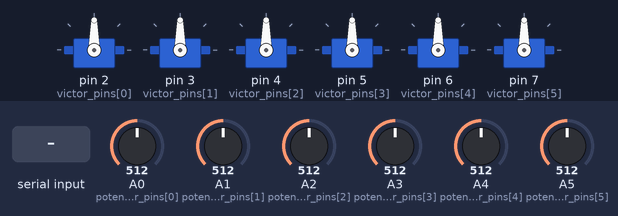
A sketch run on a simulated Arduino Uno, built with avr-gcc and run on an emulated ATmega328P. Shown: 6 × servo. The inputs (shaded band) are chosen by the test bench; at power-on: A0 (potentiometer_pins[0]) = 512, A1 (potentiometer_pins[1]) = 512, A2 (potentiometer_pins[2]) = 512, A3 (potentiometer_pins[3]) = 512, A4 (potentiometer_pins[4]) = 512, A5 (potentiometer_pins[5]) = 512. What the sketch prints to the serial monitor is not drawn.

Above: at 1.2 s.
1.3 s: "1" received over Serial
3.8 s: "2" received over Serial
6.3 s: "3" received over Serial
Timing chart, 0 to 9.3 s (numbered marks = the images above; inputs shaded):
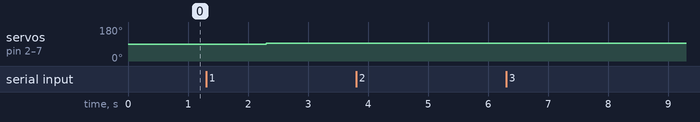

Measured:
- after the input at 1.3 s, servo on pin 2 (victor_pins[0]), servo on pin 3 (victor_pins[1]), servo on pin 4 (victor_pins[2]), servo on pin 5 (victor_pins[3]), servo on pin 6 (victor_pins[4]), servo on pin 7 (victor_pins[5]): 90° → 95° after 1.0 s
- after the input at 3.8 s, every drawn part: stays the same
- after the input at 6.3 s, every drawn part: stays the same

The sketch:

firmware.ino
```cpp
#include "communIT.h"

void setup() {
  Serial.begin(9600);
  for(int i = 0; i < SERVO_NUM; i++){
    victors[i].attach(victor_pins[i]);
  }
}

void loop() {
  // if a serial command comes in, the Command will be read an interpreted
  if(Serial.available()){
    Commands::readCommand(Serial.readString());
  }
}
```

Commands.cpp
```cpp
#include "communIT.h"

void Commands::readCommand(String command){
    char code = command.charAt(0);
    command.remove(0,1);
    String print_message;
    switch(code){
      case '1': // go to config 1
        {
          for(int i = 0; i < SERVO_NUM; i++){
            Controls::moveMotor(i, config1_positions[i]);
          }
          Serial.write('D');
        }
      case '2': // go to config 2
        {
          for(int i = 0; i < SERVO_NUM; i++){
            Controls::moveMotor(i, config2_positions[i]);
          }
          Serial.write('D');
        }
      case '3': // go to config 3
        {
          for(int i = 0; i < SERVO_NUM; i++){
            Controls::moveMotor(i, config3_positions[i]);
          }
          Serial.write('D');
        }
      case 'm': // Move a motor
        {
          int i, theta;
          int slash = command.indexOf('/');
          i = command.substring(0, slash).toFloat();
          theta = command.substring(slash+1).toFloat();
          Controls::moveMotor(i, theta);
        }
        break;
      case 'l': // Light
        print_message = "Turning on Lights";
        break;
      default:
        print_message = "Message not understood";
        break;
    };
}
```

Commands.h
```cpp
#include <String.h>

class Commands{
    public:
        static void readCommand(String command);
};
```

Controls.cpp
```cpp
#include "communIT.h"

void Controls::moveMotor(int ind, int angle){
  int input = analogRead(potentiometer_pins[ind]);
  int state;
  // checks whether requested angle
  if(angle <= max_angle[ind] && angle >= min_angle[ind]){
    int position_angle = map(input,0,1023,0,270);
    if (position_angle < angle){ state = RIGHT; }
    else if (position_angle > angle){ state = LEFT; }
    else { state = STOP; }

    victors[ind].write(state);
    current_states[ind] = state;
  }
  else { Serial.println("ERROR: REQUESTED ANGLE OUT OF RANGE FOR VICTOR"); }
}
```

Controls.h
```cpp
class Controls{
    public:
        static void moveMotor(int ind, int angle);
};
```

communIT.h
```cpp
#include <Arduino.h>
#include <String.h>
#include <Servo.h>

#include "Controls.h"
#include "Commands.h"

#include <string>
using namespace std;

#define LEFT 95
#define STOP 93
#define RIGHT 91

#define MIN_POT_ANGLE 0
#define MAX_POT_ANGLE 270

#define SERVO_NUM 6

static int victor_pins[SERVO_NUM] = {2,3,4,5,6,7};
static int potentiometer_pins[SERVO_NUM] = {A0,A1,A2,A3,A4,A5};
static int current_states[SERVO_NUM] = {0,0,0,0,0,0};

static int max_angle[SERVO_NUM] = {90,90,90,90,90,90};
static int min_angle[SERVO_NUM] = {0,0,0,0,0,0};

static Servo victors[SERVO_NUM];

// preconfigured motor positions
static int config1_positions[SERVO_NUM] = {30,20,15,0,90,60};
static int config2_positions[SERVO_NUM] = {30,20,15,0,90,60};
static int config3_positions[SERVO_NUM] = {30,20,15,0,90,60};
```
